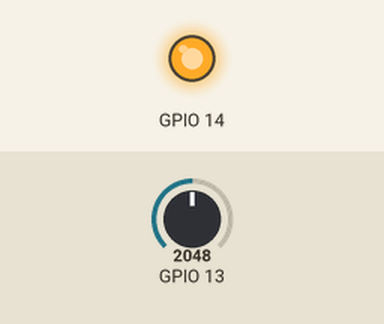
Recording of a sketch running on a simulated ESP32. Shown: output pins drawn as LEDs (lit = HIGH). The test bench sets the inputs (shaded band); at power-on: GPIO 13 = 2048. What the sketch prints to the serial monitor is not drawn.

Above: at 1.2 s.
1.3 s: GPIO 13 set to 491
At 2.0 s:
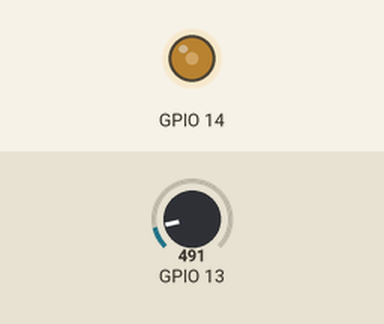
2.8 s: GPIO 13 set to 0
At 3.1 s:
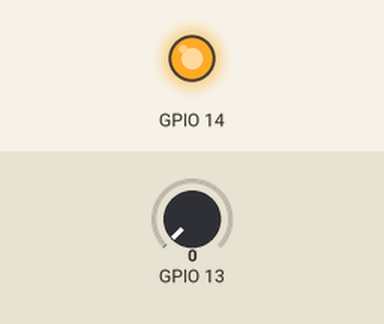
Timing chart, 0 to 5.8 s (numbered marks = the images above; inputs shaded):
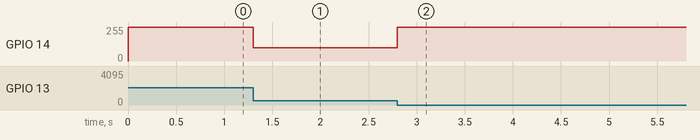

The sketch:

sketch_LED1.ino
```cpp
void setup() {
  Serial.begin(115200);
  pinMode(13, INPUT);

  ledcSetup(0, 5000, 8);
  ledcAttachPin(14, 0);
}

void loop() {
  int input = analogRead(13);
  int inputmap = map(input, 0, 800,255,0);
  Serial.println(inputmap);
  ledcWrite(0,inputmap);
  //delay(1000);
}
```

Measured:
- after the input at 1.3 s, GPIO 14: 255/255 → 99/255 at once
- after the input at 2.8 s, GPIO 14: 99/255 → 255/255 at once
